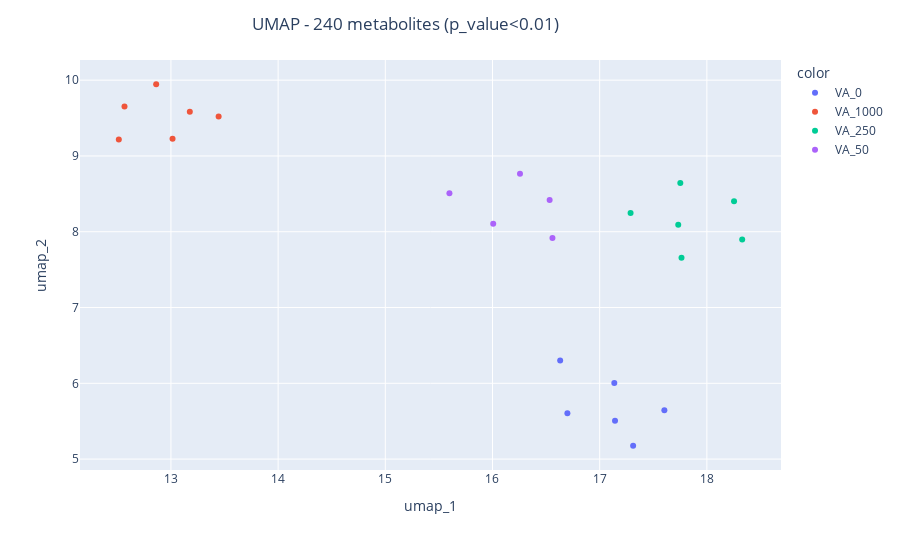

The cell this chart's notebook holds for it:
### Code cell
obj_sl = obj[obj.features[obj.features['p_adj(owa) Treatment']<0.01]]
obj_sl.run_umap()

obj_sl.plot(hue='Treatment',title=f'UMAP - {obj_sl.features.shape[0]} metabolites (p_value<0.01)')

### Figure 1 — Plotly figure (JSON) as saved in the notebook; plotly's stock layout.template omitted (floating-point values rounded to 4 significant figures)
{"data": [{"hovertemplate": "<b>%{hovertext}</b><br><br>color=VA_0<br>umap_1=%{x}<br>umap_2=%{y}<extra></extra>", "hovertext": ["F072_200324_019", "F072_200324_097", "F072_200324_103", "F072_200324_145", "F072_200324_193", "F072_200325_175"], "legendgroup": "VA_0", "marker": {"color": "#636efa", "symbol": "circle"}, "mode": "markers", "name": "VA_0", "orientation": "v", "showlegend": true, "type": "scatter", "x": [17.14, 16.7, 16.63, 17.14, 17.6, 17.31], "xaxis": "x", "y": [6.004, 5.604, 6.302, 5.505, 5.644, 5.176], "yaxis": "y"}, {"hovertemplate": "<b>%{hovertext}</b><br><br>color=VA_1000<br>umap_1=%{x}<br>umap_2=%{y}<extra></extra>", "hovertext": ["F072_200324_055", "F072_200325_103", "F072_200325_145", "F072_200327_031", "F072_200327_043", "F072_200327_073"], "legendgroup": "VA_1000", "marker": {"color": "#EF553B", "symbol": "circle"}, "mode": "markers", "name": "VA_1000", "orientation": "v", "showlegend": true, "type": "scatter", "x": [12.57, 13.18, 13.44, 13.01, 12.86, 12.51], "xaxis": "x", "y": [9.653, 9.582, 9.519, 9.228, 9.946, 9.218], "yaxis": "y"}, {"hovertemplate": "<b>%{hovertext}</b><br><br>color=VA_250<br>umap_1=%{x}<br>umap_2=%{y}<extra></extra>", "hovertext": ["F072_200324_079", "F072_200324_109", "F072_200324_163", "F072_200324_175", "F072_200324_205", "F072_200327_085"], "legendgroup": "VA_250", "marker": {"color": "#00cc96", "symbol": "circle"}, "mode": "markers", "name": "VA_250", "orientation": "v", "showlegend": true, "type": "scatter", "x": [17.76, 17.29, 17.73, 18.33, 18.25, 17.75], "xaxis": "x", "y": [7.657, 8.248, 8.092, 7.897, 8.404, 8.644], "yaxis": "y"}, {"hovertemplate": "<b>%{hovertext}</b><br><br>color=VA_50<br>umap_1=%{x}<br>umap_2=%{y}<extra></extra>", "hovertext": ["F072_200324_121", "F072_200325_127", "F072_200325_181", "F072_200327_181", "F072_200327_199"], "legendgroup": "VA_50", "marker": {"color": "#ab63fa", "symbol": "circle"}, "mode": "markers", "name": "VA_50", "orientation": "v", "showlegend": true, "type": "scatter", "x": [16.26, 16.53, 16.01, 15.6, 16.56], "xaxis": "x", "y": [8.767, 8.418, 8.106, 8.508, 7.918], "yaxis": "y"}], "layout": {"height": 550, "legend": {"title": {"text": "color"}, "tracegroupgap": 0}, "margin": {"t": 60}, "title": {"text": "UMAP - 240 metabolites (p_value<0.01)", "x": 0.45, "xanchor": "center"}, "width": 900, "xaxis": {"anchor": "y", "autorange": true, "domain": [0, 1], "range": [12.15, 18.69], "title": {"text": "umap_1"}, "type": "linear"}, "yaxis": {"anchor": "x", "autorange": true, "domain": [0, 1], "range": [4.856, 10.27], "title": {"text": "umap_2"}, "type": "linear"}}}
